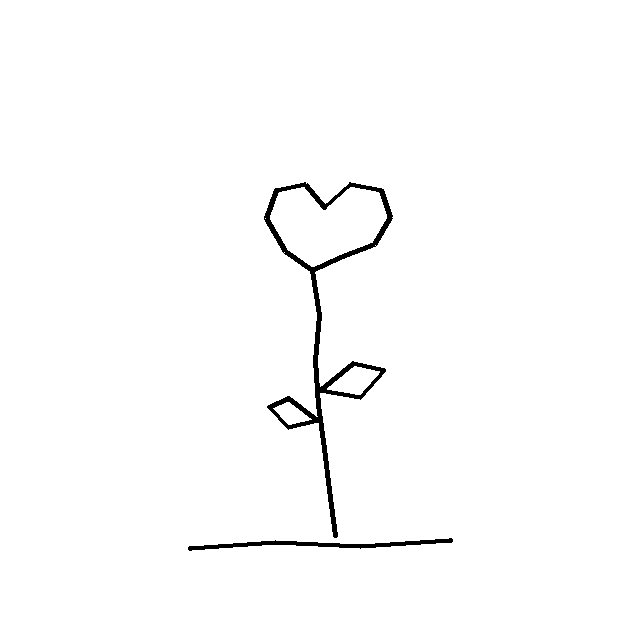
#> input picture scripts/stroke_spike/input/01_weary_flower.png, 640 x 640 px; its folder holds only this picture in this run
$ python compare.py
#> lines starting #> are read from the running program, lines starting #| are printed output that depends on the picture; after the words box and inside, x2 and y2 are one past the last pixel; in counts of white or black regions, pixels touching at a corner belong together
#!/usr/bin/env python3
"""Task 1 笔画方案对比实验（spike）。

同一素材的两种表示各跑一遍，都套同一个 humanizer（重采样/速度/抖动），
输出「逐笔生长」的动画 SVG，肉眼比较管道差异：

  源①「直接 SVG」: input/<name>.svg → 解析路径 → 有序笔画
  源②「线稿抽骨架」: input/<name>.png → Zhang-Suen 抽骨架 → 理笔顺

当前探针使用固定线宽，不模拟压感或收笔；它只做机械预检，不代表最终手感。
最终 StrokeEngine 会在 App target 内用 Swift 实现。
"""
from __future__ import annotations

import argparse
import sys
from pathlib import Path

try:
    import numpy as np
    from PIL import Image
    from skimage.morphology import skeletonize
except ImportError as e:  # 暴露问题而非静默
    sys.exit(f"缺少依赖：{e}. 先 `pip install -r requirements.txt`（并激活 venv）。")

HERE = Path(__file__).resolve().parent
IN_DIR = HERE / "input"
OUT_DIR = HERE / "out"
PAPER = "#f5f1e8"   # 暖色纸底
INK = "#2b2b2b"


# ----------------------------- 源②：PNG → 抽骨架 → 笔画 -----------------------------
def load_ink_mask(png_path: Path):
    img = Image.open(png_path).convert("L")
    w, h = img.size
    arr = np.asarray(img)
    return (arr < 128), (w, h)  # 暗像素=墨


def _neighbors(p, pixels):
    x, y = p
    out = []
    for dx in (-1, 0, 1):
        for dy in (-1, 0, 1):
            if dx == 0 and dy == 0:
                continue
            q = (x + dx, y + dy)
            if q in pixels:
                out.append(q)
    return out


def skeleton_to_strokes(mask):
    """把单像素骨架走成有序折线（简化版 StrokeTracer）。"""
    skel = skeletonize(mask)
    ys, xs = np.where(skel)
    pixels = set(zip(xs.tolist(), ys.tolist()))
    if not pixels:
        return []
    deg = {p: len(_neighbors(p, pixels)) for p in pixels}
    seen = set()

    def edge(a, b):
        return frozenset((a, b))

    # 先从端点出发，再从交叉点，最后兜底剩余像素
    starts = ([p for p in pixels if deg[p] == 1]
              + [p for p in pixels if deg[p] >= 3]
              + list(pixels))
    strokes = []
    for s in starts:
        for nb in _neighbors(s, pixels):
            if edge(s, nb) in seen:
                continue
            path = [s]
            prev, cur = s, nb
            seen.add(edge(prev, cur))
            path.append(cur)
            while deg.get(cur, 0) == 2:
                nxt = [q for q in _neighbors(cur, pixels)
                       if q != prev and edge(cur, q) not in seen]
                if not nxt:
                    break
                nn = nxt[0]
                seen.add(edge(cur, nn))
                path.append(nn)
                prev, cur = cur, nn
            if len(path) >= 2:
                strokes.append([(float(x), float(y)) for x, y in path])
    return strokes


# ----------------------------- 源①：SVG → 笔画 -----------------------------
def svg_to_strokes(svg_path: Path):
    try:
        from svgpathtools import svg2paths
    except ImportError as e:
        sys.exit(f"缺少 svgpathtools：{e}")
    paths, _ = svg2paths(str(svg_path))
    strokes = []
    for path in paths:
        if len(path) == 0:
            continue
        length = path.length(error=1e-3)
        n = max(8, int(length * 0.25))
        pts = []
        for i in range(n + 1):
            z = path.point(i / n)
            pts.append((z.real, z.imag))
        strokes.append(pts)
    return strokes


# ----------------------------- 共享 humanizer -----------------------------
def _resample(arr, step=2.0):
    d = np.sqrt((np.diff(arr, axis=0) ** 2).sum(1))
    s = np.concatenate([[0.0], np.cumsum(d)])
    total = float(s[-1])
    if total == 0:
        return arr
    n = max(2, int(total / step))
    si = np.linspace(0, total, n)
    x = np.interp(si, s, arr[:, 0])
    y = np.interp(si, s, arr[:, 1])
    return np.stack([x, y], axis=1)


def humanize(strokes, jitter=0.6, seed=7):
    """抖动 + 重采样；按长度给每笔一个带速度扰动的时长（逐笔重播用）。"""
    rng = np.random.default_rng(seed)
    out, durs = [], []
    for pts in strokes:
        arr = np.asarray(pts, dtype=float)
        if len(arr) < 2:
            continue
        arr = _resample(arr, step=2.0)
        arr = arr + rng.normal(0.0, jitter, arr.shape)
        seg = float(np.linalg.norm(np.diff(arr, axis=0), axis=1).sum())
        out.append(arr)
        durs.append(max(0.25, seg / 220.0 * (1 + rng.normal(0, 0.1))))
    return out, durs


# ----------------------------- 输出逐笔动画 SVG -----------------------------
def _size_from_strokes(strokes, pad=16):
    allpts = np.concatenate(strokes, axis=0)
    w = float(allpts[:, 0].max()) + pad
    h = float(allpts[:, 1].max()) + pad
    return (int(w), int(h))


def write_animated_svg(strokes, durs, out_path: Path, size):
    w, h = size
    parts = [f'<svg xmlns="http://www.w3.org/2000/svg" width="{w}" height="{h}" '
             f'viewBox="0 0 {w} {h}">',
             f'<rect width="{w}" height="{h}" fill="{PAPER}"/>']
    prev_id = None
    for i, (pts, dur) in enumerate(zip(strokes, durs)):
        d = "M " + " L ".join(f"{x:.1f} {y:.1f}" for x, y in pts)
        length = float(np.linalg.norm(np.diff(pts, axis=0), axis=1).sum()) + 1.0
        aid = f"s{i}"
        begin = "0s" if prev_id is None else f"{prev_id}.end"
        parts.append(
            f'<path id="{aid}" d="{d}" fill="none" stroke="{INK}" stroke-width="2.2" '
            f'stroke-linecap="round" stroke-linejoin="round" '
            f'stroke-dasharray="{length:.1f}" stroke-dashoffset="{length:.1f}">'
            f'<animate attributeName="stroke-dashoffset" from="{length:.1f}" to="0" '
            f'begin="{begin}" dur="{dur:.2f}s" fill="freeze"/></path>')
        prev_id = aid
    parts.append("</svg>")
    out_path.write_text("\n".join(parts), encoding="utf-8")


# ----------------------------- 驱动 -----------------------------
def process_png(png_path: Path):
    mask, size = load_ink_mask(png_path)
#> in load_ink_mask, `img = Image.open(png_path).convert("L")`: img: PIL image 640x640 L; values 24 (black) and 255 (white), 98.7% white; 2 black regions, box (x1, y1, x2, y2) and area: (264, 182, 393, 538) 4137, (188, 538, 453, 551) 1077
    strokes = skeleton_to_strokes(mask)
    strokes, durs = humanize(strokes)
    if not strokes:
        return None
    out = OUT_DIR / f"{png_path.stem}_skeleton.svg"
    write_animated_svg(strokes, durs, out, size)
    return out


def process_svg(svg_path: Path):
    strokes = svg_to_strokes(svg_path)
    strokes, durs = humanize(strokes)
    if not strokes:
        return None
    out = OUT_DIR / f"{svg_path.stem}_svg.svg"
    write_animated_svg(strokes, durs, out, _size_from_strokes(strokes))
    return out


def main():
    ap = argparse.ArgumentParser(description="Task 1 笔画方案对比实验")
    ap.add_argument("--name", help="只处理指定 stem（不含扩展名）")
    args = ap.parse_args()

    OUT_DIR.mkdir(exist_ok=True)
    if not IN_DIR.exists() or not any(IN_DIR.iterdir()):
        sys.exit(f"input/ 为空。把线稿 PNG（源②）或 SVG（源①）放进 {IN_DIR} 再跑。")

    stems = {}
    for f in sorted(IN_DIR.iterdir()):
        if f.suffix.lower() in (".png", ".svg"):
            stems.setdefault(f.stem, []).append(f)

    made = 0
    for stem, files in stems.items():
        if args.name and stem != args.name:
            continue
        for f in files:
            out = process_png(f) if f.suffix.lower() == ".png" else process_svg(f)
#> in process_png, `mask, size = load_ink_mask(png_path)`: size = (640, 640)
#> in skeleton_to_strokes, `skel = skeletonize(mask)`:
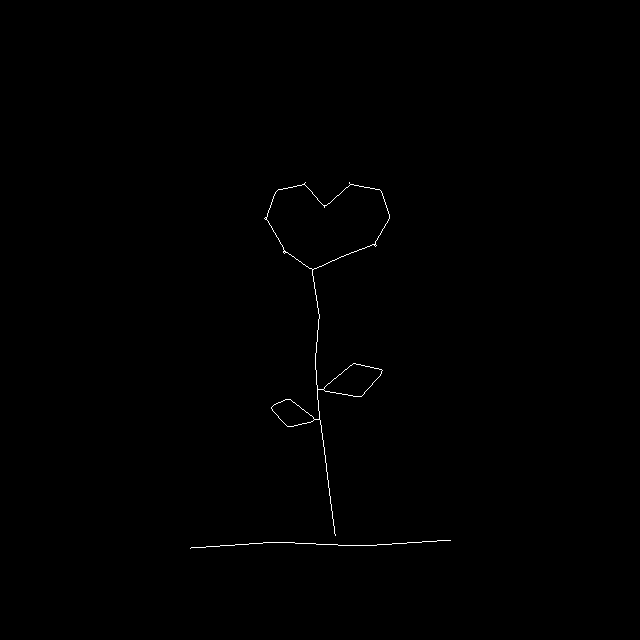
#> skel: shape (640, 640) bool; 0.26% white in thin lines or dots, all inside (x1, y1, x2, y2) = (190, 182, 451, 549)
#> in skeleton_to_strokes, `ys, xs = np.where(skel)`: ys = 1077 values from 182 to 548; xs = 1077 values, max 450 at index 829, min 190 at index 1076, mean 323.8
#> in skeleton_to_strokes, `pixels = set(zip(xs.tolist(), ys.tolist()))`: pixels = 1077 items
#> in skeleton_to_strokes, `starts = ([p for p in pixels if deg[p] == 1] + [p for p in pixels if d..`: starts = 1120 pairs, first value 190 to 450, second value 182 to 548
#> the loop in skeleton_to_strokes, `for s in starts:` made 1120 passes
#> s on passes 5 to 7: (349, 182), (190, 548), (314, 419)
#> the loop in humanize, `for pts in strokes:` made 64 passes
#> pts on passes 2, 3, 5, 7, 8, 9, 11, 12, 13, 15, 16: [(324, 207), (324, 206)], [(305, 182), (304, 183)], [(349, 182), (349, 183), (350, 184)], [(314, 419), (315, 419), (316, 419), (317, 419), (318, 419)], [(325, 205), (324, 205)], [(325, 205), (324, 206)], [(318, 389), (317, 388)], [(318, 389), (317, 389)], [(318, 389), (317, 390)], [(375, 244), (374, 244)], [(375, 244), (374, 245)]
#> the loop in write_animated_svg, `for i, (pts, dur) in enumerate(zip(strokes, durs)):` made 64 passes
#> (pts, dur) on passes 2, 3, 5, 7, 8, 9, 11, 12, 13, 14, 15, 16: ([[324.3, 206.6], [324.7, 205.2]], 0.25), ([[305, 181.2], [305, 183.9]], 0.25), ([[348, 181.5], [350.1, 184.2]], 0.25), ([[314, 419.8], [319.1, 418.9]], 0.25), ([[325, 204.6], [323.6, 205]], 0.25), ([[325.4, 204.9], [324.2, 205.9]], 0.25), ([[318.4, 389.3], [317.1, 387.1]], 0.25), ([[318.7, 389.6], [317.1, 388.1]], 0.25), ([[317.9, 387.5], [317.2, 389.1]], 0.25), ([[317.6, 389.8], [322.8, 389.2]], 0.25), ([[376, 243.9], [373.9, 243.2]], 0.25), ([[375.3, 244.2], [374.1, 245.6]], 0.25)
#> dur on passes 1, 4, 6, 10, 29, 33: 1.15, 0.666, 0.535, 0.25, 0.25, 0.472
            if out:
                print(f"  ✓ {f.name}  →  {out.relative_to(HERE)}")
                made += 1
            else:
                print(f"  ⚠ {f.name}：未提取到笔画（检查是否干净线稿/有效 SVG）")

    if made == 0:
        sys.exit("没有产出。确认 input/ 里有匹配素材，或用 --name 指定。")
    print(f"\n完成：{made} 个动画 SVG 在 out/。浏览器并排打开 *_svg.svg 与 *_skeleton.svg 肉眼选源。")


if __name__ == "__main__":
    main()

$ run again, on scripts/stroke_spike/input/05_crossroads_maze.png
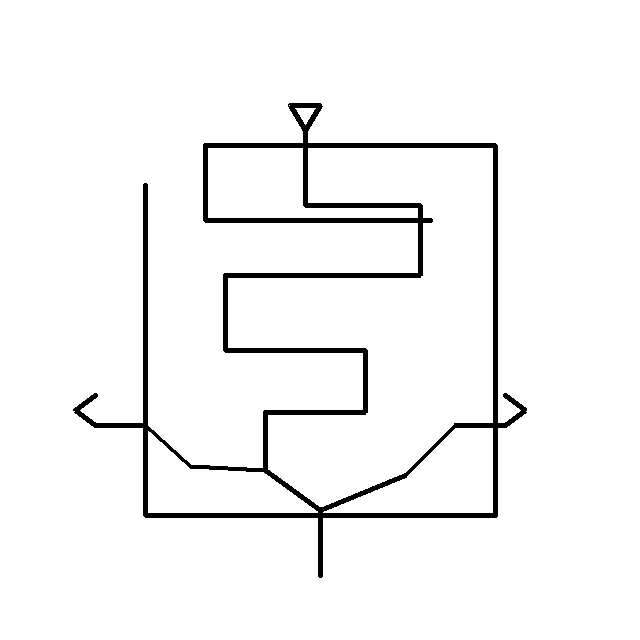
#> input picture scripts/stroke_spike/input/05_crossroads_maze.png, 640 x 640 px
#> img: PIL image 640x640 L; values 24 (black) and 255 (white), 96.1% white; 1 black region, box (x1, y1, x2, y2) and area: (73, 103, 527, 578) 15817
#> size = (640, 640)
#> in skeleton_to_strokes, `skel = skeletonize(mask)`:
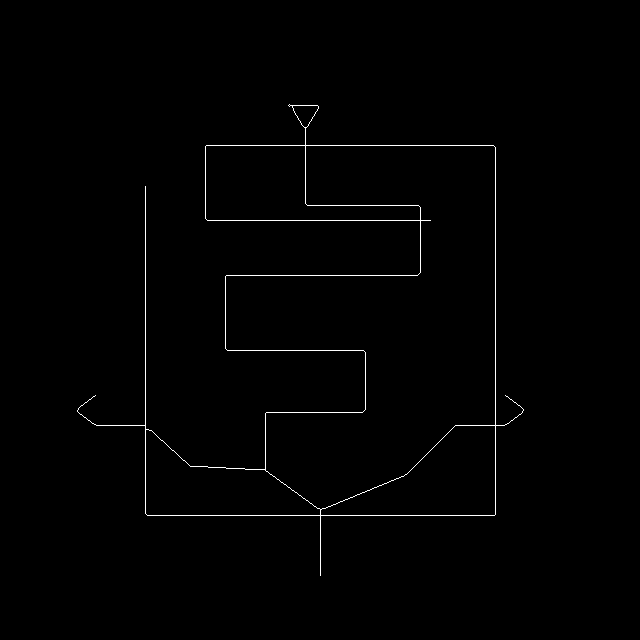
#> skel: shape (640, 640) bool; 0.76% white in thin lines or dots, all inside (x1, y1, x2, y2) = (77, 104, 524, 576)
#> ys = 3132 values from 104 to 575; xs = 3132 values, max 523 at index 1905, min 77 at index 1906, mean 318.4
#> pixels = 3132 items
#> starts = 3181 pairs, first value 77 to 523, second value 104 to 575
#> the loop in skeleton_to_strokes, `for s in starts:` made 3181 passes
#> s on passes 6 to 8: (421, 220), (495, 424), (265, 469)
#> the loop in humanize, `for pts in strokes:` made 81 passes
#> pts on passes 6, 7, 8, 9, 11, 12, 13, 14: [(421, 220), (420, 219)], [(421, 220), (420, 220)], [(421, 220), (420, 221)], [(495, 424), (494, 425)], [(495, 424), (495, 425)], [(495, 424), (496, 425)], [(265, 469), (264, 469)], [(265, 469), (265, 468)]
#> the loop in write_animated_svg, `for i, (pts, dur) in enumerate(zip(strokes, durs)):` made 81 passes
#> (pts, dur) on passes 6, 7, 8, 9, 11, 12, 13, 14: ([[420.1, 219.3], [419.6, 218.3]], 0.25), ([[420.5, 219.6], [420.3, 219.5]], 0.25), ([[420.4, 219.3], [418.9, 222.1]], 0.25), ([[495.1, 424], [494.1, 425]], 0.25), ([[495.1, 424.5], [495.7, 425.4]], 0.25), ([[494.5, 424.5], [495.8, 426.1]], 0.25), ([[263.8, 468.4], [264.4, 469.5]], 0.25), ([[265, 469.3], [265.4, 468]], 0.25)

$ run again, on scripts/stroke_spike/input/06_grief_repair.png
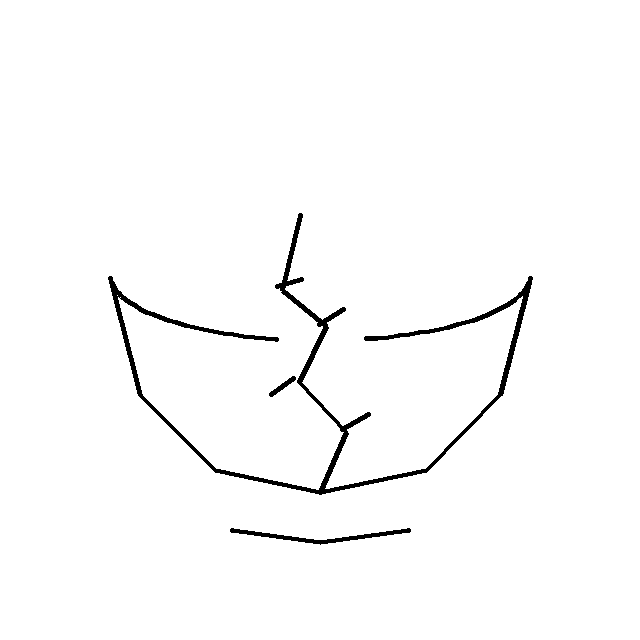
#> input picture scripts/stroke_spike/input/06_grief_repair.png, 640 x 640 px
#> img: PIL image 640x640 L; values 24 (black) and 255 (white), 98.2% white; 3 black regions, box (x1, y1, x2, y2) and area: (108, 213, 533, 495) 6395, (230, 528, 411, 545) 751, (269, 376, 296, 397) 155
#> size = (640, 640)
#> in skeleton_to_strokes, `skel = skeletonize(mask)`:
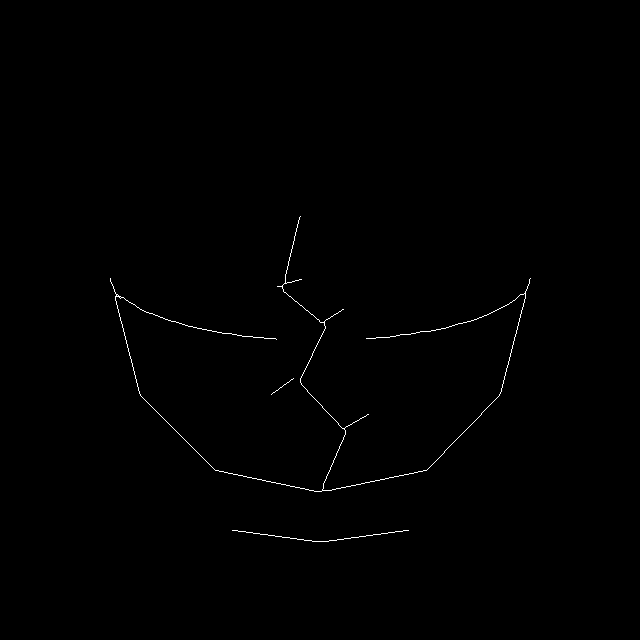
#> skel: shape (640, 640) bool; 0.36% white in thin lines or dots, all inside (x1, y1, x2, y2) = (110, 216, 531, 542)
#> ys = 1473 values from 216 to 541; xs = 1473 values, max 530 at index 64, min 110 at index 62, mean 317.5
#> pixels = 1473 items
#> starts = 1521 pairs, first value 110 to 530, second value 216 to 541
#> the loop in skeleton_to_strokes, `for s in starts:` made 1521 passes
#> s on passes 7 to 9: (301, 279), (530, 278), (277, 286)
#> the loop in humanize, `for pts in strokes:` made 65 passes
#> pts on passes 8, 12, 13, 15, 16, 17, 18: [(277, 286), (278, 286), (279, 286), (280, 286), (281, 286)], [(344, 429), (343, 428)], [(344, 429), (344, 428)], [(286, 283), (285, 282)], [(286, 283), (285, 283)], [(284, 283), (283, 284), (282, 285)], [(284, 283), (285, 282)]
#> the loop in write_animated_svg, `for i, (pts, dur) in enumerate(zip(strokes, durs)):` made 65 passes
#> (pts, dur) on passes 8, 12, 13, 15, 16, 17, 18, 19: ([[276.5, 286.3], [280.4, 285.3]], 0.25), ([[344.4, 428.6], [343.9, 428]], 0.25), ([[343.8, 429.1], [343.7, 427.9]], 0.25), ([[286, 283.6], [286.5, 281.4]], 0.25), ([[285.5, 283.5], [284.3, 282.7]], 0.25), ([[283.4, 282.4], [281.7, 283.7]], 0.25), ([[283.8, 283.1], [284.9, 280.9]], 0.25), ([[284.5, 283.3], [285, 282.5]], 0.25)

$ run again, on scripts/stroke_spike/input/07_weighted_sprout.png
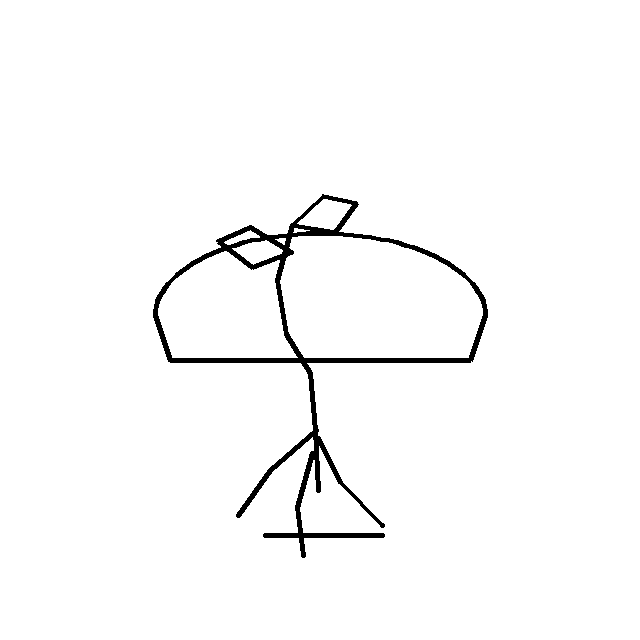
#> input picture scripts/stroke_spike/input/07_weighted_sprout.png, 640 x 640 px
#> img: PIL image 640x640 L; values 24 (black) and 255 (white), 97.9% white; 1 black region, box (x1, y1, x2, y2) and area: (153, 194, 488, 558) 8650
#> size = (640, 640)
#> in skeleton_to_strokes, `skel = skeletonize(mask)`:
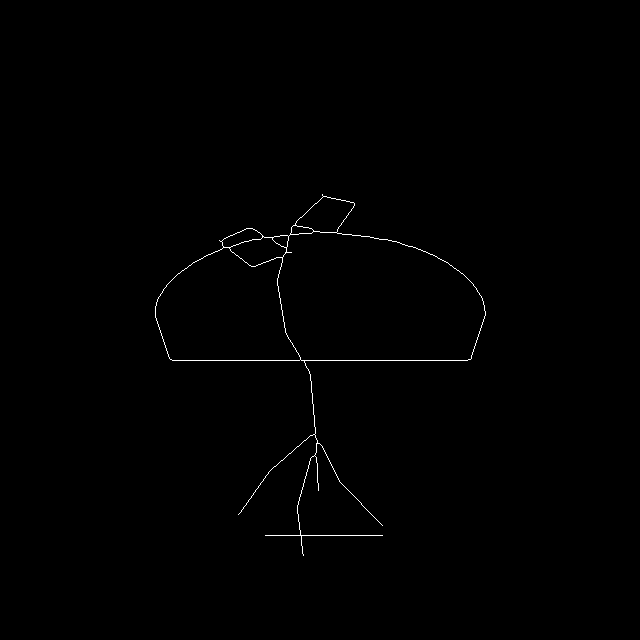
#> skel: shape (640, 640) bool; 0.4% white in thin lines or dots, all inside (x1, y1, x2, y2) = (155, 194, 486, 556)
#> ys = 1645 values from 194 to 555; xs = 1645 values, max 485 at index 681, min 155 at index 664, mean 309.9
#> pixels = 1645 items
#> starts = 1712 pairs, first value 155 to 485, second value 194 to 555
#> the loop in skeleton_to_strokes, `for s in starts:` made 1712 passes
#> s on passes 10 to 12: (300, 359), (262, 237), (304, 360)
#> the loop in humanize, `for pts in strokes:` made 98 passes
#> pts on passes 4, 5, 8, 12, 14, 15, 16: [(219, 240), (220, 241), (221, 241)], [(322, 194), (322, 195), (323, 196)], [(291, 252), (290, 252), (289, 252), (288, 252), (287, 252)], [(300, 359), (301, 360), (302, 360), (303, 360)], [(262, 237), (262, 236)], [(262, 237), (263, 236)], [(304, 360), (303, 360)]
#> the loop in write_animated_svg, `for i, (pts, dur) in enumerate(zip(strokes, durs)):` made 98 passes
#> (pts, dur) on passes 4, 5, 8, 12, 14, 15, 16, 17: ([[219.2, 239.4], [220.6, 240.4]], 0.25), ([[322.1, 193.5], [323.2, 196.2]], 0.25), ([[291.9, 252.6], [287.6, 252.4]], 0.25), ([[301, 359.1], [302.3, 359]], 0.25), ([[261.7, 237.6], [261.6, 235.9]], 0.25), ([[262.5, 236.7], [262.9, 236.2]], 0.25), ([[303.7, 359], [302.8, 360]], 0.25), ([[304.8, 360.2], [304.5, 360.3]], 0.25)

$ run again, on scripts/stroke_spike/input/02_anxiety_knot.png
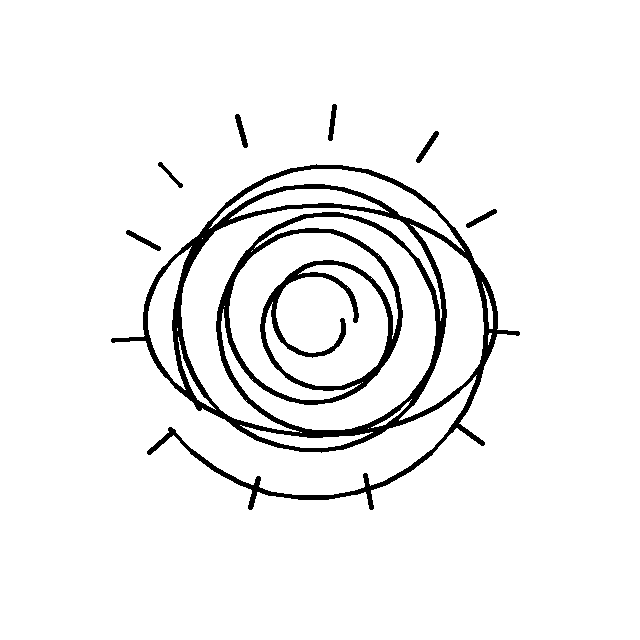
#> input picture scripts/stroke_spike/input/02_anxiety_knot.png, 640 x 640 px
#> img: PIL image 640x640 L; values 24 (black) and 255 (white), 94.4% white; 7 black regions, largest, box (x1, y1, x2, y2) and area: (111, 164, 520, 510) 21734, (416, 131, 439, 163) 192, (126, 230, 161, 251) 187
#> size = (640, 640)
#> in skeleton_to_strokes, `skel = skeletonize(mask)`:
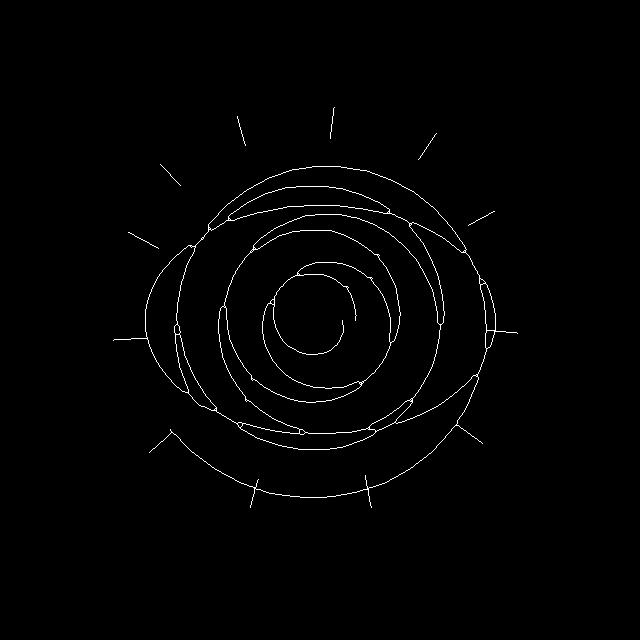
#> skel: shape (640, 640) bool; 1% white in thin lines or dots, all inside (x1, y1, x2, y2) = (113, 107, 518, 508)
#> ys = 4146 values from 107 to 507; xs = 4146 values, max 517 at index 2279, min 113 at index 2394, mean 320.1
#> pixels = 4146 items
#> starts = 4437 pairs, first value 113 to 517, second value 107 to 507
#> the loop in skeleton_to_strokes, `for s in starts:` made 4437 passes
#> s on passes 13 to 15: (330, 138), (258, 479), (158, 248)
#> the loop in humanize, `for pts in strokes:` made 462 passes
#> pts on passes 1, 19, 20: [(170, 429), (170, 430), (171, 431)], [(223, 306), (224, 305)], [(223, 306), (224, 307)]
#> the loop in write_animated_svg, `for i, (pts, dur) in enumerate(zip(strokes, durs)):` made 462 passes
#> (pts, dur) on passes 1, 19, 20: ([[170, 429.2], [170.8, 430.5]], 0.25), ([[222.5, 306.1], [223.6, 305.4]], 0.25), ([[222.4, 306], [223.8, 307.5]], 0.25)
